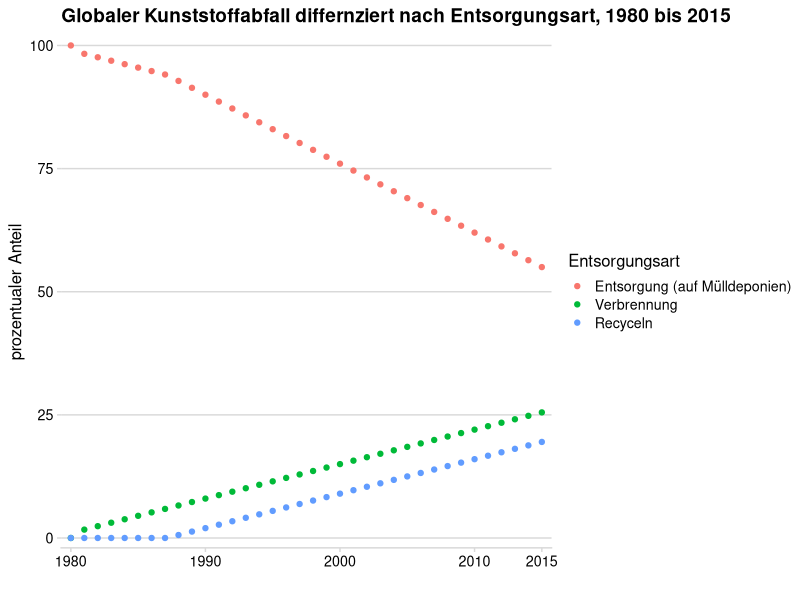

Here is the R script that generated this plot: (Note: this script raises an error after producing the figure.)
## ---- chunk 1
library(tidyverse)
library(ggplot2)
library(dplyr)
library(cowplot)
## ---- chunk 2

global_plastic_fate <- readr::read_csv("data/global-plastic-fate.csv")

global_plastic_fate %>%
group_by(Entity) %>%
ggplot(aes(x = Year, y = `Estimated historic plastic fate`, color= Entity)) +
 geom_point()+
 scale_x_continuous(limits = c(1980, 2015), breaks = c(1980, 1990, 2000, 2010, 2015), expand = c(0.02,0.02))+
  scale_y_continuous(expand = c(0.02,0)) +
  labs(x= "", y= "prozentualer Anteil", title= "Globaler Kunststoffabfall differnziert nach Entsorgungsart, 1980 bis 2015")+
  scale_colour_discrete(name= "Entsorgungsart", breaks=c("Discarded", "Incinerated", "Recycled"),labels= c("Entsorgung (auf Mülldeponien)", "Verbrennung", "Recyceln"))+
  theme_minimal_hgrid(12)


global_plastic_fate <- readr::read_csv("data/global-plastic-fate.csv")

global_plastic_fate %>%
ggplot(aes(x= Year,y= `Estimated historic plastic fate`, fill= Entity)) +
  scale_x_continuous(breaks = C("2000", "2005", "2010"))+
geom_col(position="dodge")
  

